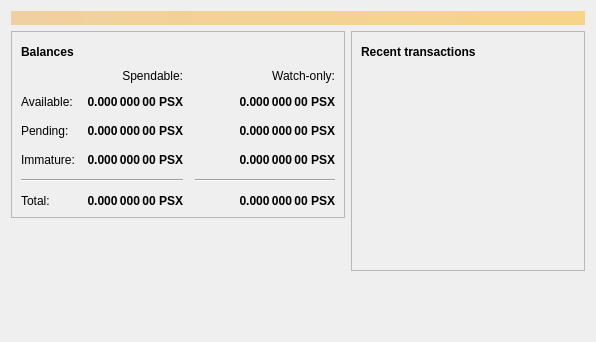
<?xml version="1.0" encoding="UTF-8"?>
<ui version="4.0">
 <class>OverviewPage</class>
 <widget class="QWidget" name="OverviewPage">
  <property name="geometry">
   <rect>
    <x>0</x>
    <y>0</y>
    <width>596</width>
    <height>342</height>
   </rect>
  </property>
  <property name="windowTitle">
   <string>Form</string>
  </property>
  <layout class="QVBoxLayout" name="topLayout">
   <item>
    <widget class="QLabel" name="labelAlerts">
     <property name="visible">
      <bool>false</bool>
     </property>
     <property name="styleSheet">
      <string notr="true">QLabel { background-color: qlineargradient(x1: 0, y1: 0, x2: 1, y2: 0, stop:0 #F0D0A0, stop:1 #F8D488); color:#000000; }</string>
     </property>
     <property name="wordWrap">
      <bool>true</bool>
     </property>
     <property name="margin">
      <number>3</number>
     </property>
     <property name="textInteractionFlags">
      <set>Qt::TextSelectableByMouse</set>
     </property>
    </widget>
   </item>
   <item>
    <layout class="QHBoxLayout" name="horizontalLayout" stretch="1,1">
     <item>
      <layout class="QVBoxLayout" name="verticalLayout_2">
       <item>
        <widget class="QFrame" name="frame">
         <property name="frameShape">
          <enum>QFrame::StyledPanel</enum>
         </property>
         <property name="frameShadow">
          <enum>QFrame::Raised</enum>
         </property>
         <layout class="QVBoxLayout" name="verticalLayout_4">
          <item>
           <layout class="QHBoxLayout" name="horizontalLayout_4">
            <item>
             <widget class="QLabel" name="label_5">
              <property name="font">
               <font>
                <weight>75</weight>
                <bold>true</bold>
               </font>
              </property>
              <property name="text">
               <string>Balances</string>
              </property>
             </widget>
            </item>
            <item>
             <widget class="QPushButton" name="labelWalletStatus">
              <property name="enabled">
               <bool>true</bool>
              </property>
              <property name="maximumSize">
               <size>
                <width>30</width>
                <height>16777215</height>
               </size>
              </property>
              <property name="toolTip">
               <string>The displayed information may be out of date. Your wallet automatically synchronizes with the PicsCoinX network after a connection is established, but this process has not completed yet.</string>
              </property>
              <property name="text">
               <string/>
              </property>
              <property name="icon">
               <iconset resource="../bitcoin.qrc">
                <normaloff>:/icons/warning</normaloff>
                <disabledoff>:/icons/warning</disabledoff>:/icons/warning</iconset>
              </property>
              <property name="iconSize">
               <size>
                <width>24</width>
                <height>24</height>
               </size>
              </property>
              <property name="flat">
               <bool>true</bool>
              </property>
             </widget>
            </item>
            <item>
             <spacer name="horizontalSpacer_3">
              <property name="orientation">
               <enum>Qt::Horizontal</enum>
              </property>
              <property name="sizeHint" stdset="0">
               <size>
                <width>40</width>
                <height>20</height>
               </size>
              </property>
             </spacer>
            </item>
           </layout>
          </item>
          <item>
           <layout class="QGridLayout" name="gridLayout">
            <property name="spacing">
             <number>12</number>
            </property>
            <item row="2" column="2">
             <widget class="QLabel" name="labelWatchPending">
              <property name="font">
               <font>
                <weight>75</weight>
                <bold>true</bold>
               </font>
              </property>
              <property name="cursor">
               <cursorShape>IBeamCursor</cursorShape>
              </property>
              <property name="toolTip">
               <string>Unconfirmed transactions to watch-only addresses</string>
              </property>
              <property name="text">
               <string notr="true">0.000 000 00 PSX</string>
              </property>
              <property name="alignment">
               <set>Qt::AlignRight|Qt::AlignTrailing|Qt::AlignVCenter</set>
              </property>
              <property name="textInteractionFlags">
               <set>Qt::LinksAccessibleByMouse|Qt::TextSelectableByKeyboard|Qt::TextSelectableByMouse</set>
              </property>
             </widget>
            </item>
            <item row="2" column="1">
             <widget class="QLabel" name="labelUnconfirmed">
              <property name="font">
               <font>
                <weight>75</weight>
                <bold>true</bold>
               </font>
              </property>
              <property name="cursor">
               <cursorShape>IBeamCursor</cursorShape>
              </property>
              <property name="toolTip">
               <string>Total of transactions that have yet to be confirmed, and do not yet count toward the spendable balance</string>
              </property>
              <property name="text">
               <string notr="true">0.000 000 00 PSX</string>
              </property>
              <property name="alignment">
               <set>Qt::AlignRight|Qt::AlignTrailing|Qt::AlignVCenter</set>
              </property>
              <property name="textInteractionFlags">
               <set>Qt::LinksAccessibleByMouse|Qt::TextSelectableByKeyboard|Qt::TextSelectableByMouse</set>
              </property>
             </widget>
            </item>
            <item row="3" column="2">
             <widget class="QLabel" name="labelWatchImmature">
              <property name="font">
               <font>
                <weight>75</weight>
                <bold>true</bold>
               </font>
              </property>
              <property name="cursor">
               <cursorShape>IBeamCursor</cursorShape>
              </property>
              <property name="toolTip">
               <string>Mined balance in watch-only addresses that has not yet matured</string>
              </property>
              <property name="text">
               <string notr="true">0.000 000 00 PSX</string>
              </property>
              <property name="alignment">
               <set>Qt::AlignRight|Qt::AlignTrailing|Qt::AlignVCenter</set>
              </property>
              <property name="textInteractionFlags">
               <set>Qt::LinksAccessibleByMouse|Qt::TextSelectableByKeyboard|Qt::TextSelectableByMouse</set>
              </property>
             </widget>
            </item>
            <item row="4" column="0" colspan="2">
             <widget class="Line" name="line">
              <property name="orientation">
               <enum>Qt::Horizontal</enum>
              </property>
             </widget>
            </item>
            <item row="4" column="2">
             <widget class="Line" name="lineWatchBalance">
              <property name="sizePolicy">
               <sizepolicy hsizetype="Preferred" vsizetype="Fixed">
                <horstretch>0</horstretch>
                <verstretch>0</verstretch>
               </sizepolicy>
              </property>
              <property name="minimumSize">
               <size>
                <width>140</width>
                <height>0</height>
               </size>
              </property>
              <property name="orientation">
               <enum>Qt::Horizontal</enum>
              </property>
             </widget>
            </item>
            <item row="5" column="0">
             <widget class="QLabel" name="labelTotalText">
              <property name="text">
               <string>Total:</string>
              </property>
             </widget>
            </item>
            <item row="3" column="1">
             <widget class="QLabel" name="labelImmature">
              <property name="font">
               <font>
                <weight>75</weight>
                <bold>true</bold>
               </font>
              </property>
              <property name="cursor">
               <cursorShape>IBeamCursor</cursorShape>
              </property>
              <property name="toolTip">
               <string>Mined balance that has not yet matured</string>
              </property>
              <property name="text">
               <string notr="true">0.000 000 00 PSX</string>
              </property>
              <property name="alignment">
               <set>Qt::AlignRight|Qt::AlignTrailing|Qt::AlignVCenter</set>
              </property>
              <property name="textInteractionFlags">
               <set>Qt::LinksAccessibleByMouse|Qt::TextSelectableByKeyboard|Qt::TextSelectableByMouse</set>
              </property>
             </widget>
            </item>
            <item row="2" column="3">
             <spacer name="horizontalSpacer_2">
              <property name="orientation">
               <enum>Qt::Horizontal</enum>
              </property>
              <property name="sizeHint" stdset="0">
               <size>
                <width>40</width>
                <height>20</height>
               </size>
              </property>
             </spacer>
            </item>
            <item row="3" column="0">
             <widget class="QLabel" name="labelImmatureText">
              <property name="text">
               <string>Immature:</string>
              </property>
             </widget>
            </item>
            <item row="5" column="1">
             <widget class="QLabel" name="labelTotal">
              <property name="font">
               <font>
                <weight>75</weight>
                <bold>true</bold>
               </font>
              </property>
              <property name="cursor">
               <cursorShape>IBeamCursor</cursorShape>
              </property>
              <property name="toolTip">
               <string>Your current total balance</string>
              </property>
              <property name="text">
               <string notr="true">0.000 000 00 PSX</string>
              </property>
              <property name="alignment">
               <set>Qt::AlignRight|Qt::AlignTrailing|Qt::AlignVCenter</set>
              </property>
              <property name="textInteractionFlags">
               <set>Qt::LinksAccessibleByMouse|Qt::TextSelectableByKeyboard|Qt::TextSelectableByMouse</set>
              </property>
             </widget>
            </item>
            <item row="5" column="2">
             <widget class="QLabel" name="labelWatchTotal">
              <property name="font">
               <font>
                <weight>75</weight>
                <bold>true</bold>
               </font>
              </property>
              <property name="cursor">
               <cursorShape>IBeamCursor</cursorShape>
              </property>
              <property name="toolTip">
               <string>Current total balance in watch-only addresses</string>
              </property>
              <property name="text">
               <string notr="true">0.000 000 00 PSX</string>
              </property>
              <property name="alignment">
               <set>Qt::AlignRight|Qt::AlignTrailing|Qt::AlignVCenter</set>
              </property>
              <property name="textInteractionFlags">
               <set>Qt::LinksAccessibleByMouse|Qt::TextSelectableByKeyboard|Qt::TextSelectableByMouse</set>
              </property>
             </widget>
            </item>
            <item row="0" column="2">
             <widget class="QLabel" name="labelWatchonly">
              <property name="text">
               <string>Watch-only:</string>
              </property>
              <property name="alignment">
               <set>Qt::AlignRight|Qt::AlignTrailing|Qt::AlignVCenter</set>
              </property>
             </widget>
            </item>
            <item row="1" column="0">
             <widget class="QLabel" name="labelBalanceText">
              <property name="text">
               <string>Available:</string>
              </property>
             </widget>
            </item>
            <item row="1" column="1">
             <widget class="QLabel" name="labelBalance">
              <property name="font">
               <font>
                <weight>75</weight>
                <bold>true</bold>
               </font>
              </property>
              <property name="cursor">
               <cursorShape>IBeamCursor</cursorShape>
              </property>
              <property name="toolTip">
               <string>Your current spendable balance</string>
              </property>
              <property name="text">
               <string notr="true">0.000 000 00 PSX</string>
              </property>
              <property name="alignment">
               <set>Qt::AlignRight|Qt::AlignTrailing|Qt::AlignVCenter</set>
              </property>
              <property name="textInteractionFlags">
               <set>Qt::LinksAccessibleByMouse|Qt::TextSelectableByKeyboard|Qt::TextSelectableByMouse</set>
              </property>
             </widget>
            </item>
            <item row="1" column="2">
             <widget class="QLabel" name="labelWatchAvailable">
              <property name="font">
               <font>
                <weight>75</weight>
                <bold>true</bold>
               </font>
              </property>
              <property name="cursor">
               <cursorShape>IBeamCursor</cursorShape>
              </property>
              <property name="toolTip">
               <string>Your current balance in watch-only addresses</string>
              </property>
              <property name="text">
               <string notr="true">0.000 000 00 PSX</string>
              </property>
              <property name="alignment">
               <set>Qt::AlignRight|Qt::AlignTrailing|Qt::AlignVCenter</set>
              </property>
              <property name="textInteractionFlags">
               <set>Qt::LinksAccessibleByMouse|Qt::TextSelectableByKeyboard|Qt::TextSelectableByMouse</set>
              </property>
             </widget>
            </item>
            <item row="2" column="0">
             <widget class="QLabel" name="labelPendingText">
              <property name="text">
               <string>Pending:</string>
              </property>
             </widget>
            </item>
            <item row="0" column="1">
             <widget class="QLabel" name="labelSpendable">
              <property name="text">
               <string>Spendable:</string>
              </property>
              <property name="alignment">
               <set>Qt::AlignRight|Qt::AlignTrailing|Qt::AlignVCenter</set>
              </property>
             </widget>
            </item>
           </layout>
          </item>
         </layout>
        </widget>
       </item>
       <item>
        <spacer name="verticalSpacer">
         <property name="orientation">
          <enum>Qt::Vertical</enum>
         </property>
         <property name="sizeHint" stdset="0">
          <size>
           <width>20</width>
           <height>40</height>
          </size>
         </property>
        </spacer>
       </item>
      </layout>
     </item>
     <item>
      <layout class="QVBoxLayout" name="verticalLayout_3">
       <item>
        <widget class="QFrame" name="frame_2">
         <property name="frameShape">
          <enum>QFrame::StyledPanel</enum>
         </property>
         <property name="frameShadow">
          <enum>QFrame::Raised</enum>
         </property>
         <layout class="QVBoxLayout" name="verticalLayout">
          <item>
           <layout class="QHBoxLayout" name="horizontalLayout_2">
            <item>
             <widget class="QLabel" name="label_4">
              <property name="font">
               <font>
                <weight>75</weight>
                <bold>true</bold>
               </font>
              </property>
              <property name="text">
               <string>Recent transactions</string>
              </property>
             </widget>
            </item>
            <item>
             <widget class="QPushButton" name="labelTransactionsStatus">
              <property name="enabled">
               <bool>true</bool>
              </property>
              <property name="maximumSize">
               <size>
                <width>30</width>
                <height>16777215</height>
               </size>
              </property>
              <property name="toolTip">
               <string>The displayed information may be out of date. Your wallet automatically synchronizes with the PicsCoinX network after a connection is established, but this process has not completed yet.</string>
              </property>
              <property name="text">
               <string/>
              </property>
              <property name="icon">
               <iconset resource="../bitcoin.qrc">
                <normaloff>:/icons/warning</normaloff>
                <disabledoff>:/icons/warning</disabledoff>:/icons/warning</iconset>
              </property>
              <property name="iconSize">
               <size>
                <width>24</width>
                <height>24</height>
               </size>
              </property>
              <property name="flat">
               <bool>true</bool>
              </property>
             </widget>
            </item>
            <item>
             <spacer name="horizontalSpacer">
              <property name="orientation">
               <enum>Qt::Horizontal</enum>
              </property>
              <property name="sizeHint" stdset="0">
               <size>
                <width>40</width>
                <height>20</height>
               </size>
              </property>
             </spacer>
            </item>
           </layout>
          </item>
          <item>
           <widget class="QListView" name="listTransactions">
            <property name="styleSheet">
             <string notr="true">QListView { background: transparent; }</string>
            </property>
            <property name="frameShape">
             <enum>QFrame::NoFrame</enum>
            </property>
            <property name="verticalScrollBarPolicy">
             <enum>Qt::ScrollBarAlwaysOff</enum>
            </property>
            <property name="horizontalScrollBarPolicy">
             <enum>Qt::ScrollBarAlwaysOff</enum>
            </property>
            <property name="selectionMode">
             <enum>QAbstractItemView::NoSelection</enum>
            </property>
           </widget>
          </item>
         </layout>
        </widget>
       </item>
       <item>
        <spacer name="verticalSpacer_2">
         <property name="orientation">
          <enum>Qt::Vertical</enum>
         </property>
         <property name="sizeHint" stdset="0">
          <size>
           <width>20</width>
           <height>40</height>
          </size>
         </property>
        </spacer>
       </item>
      </layout>
     </item>
    </layout>
   </item>
  </layout>
 </widget>
 <resources/>
 <connections/>
</ui>
